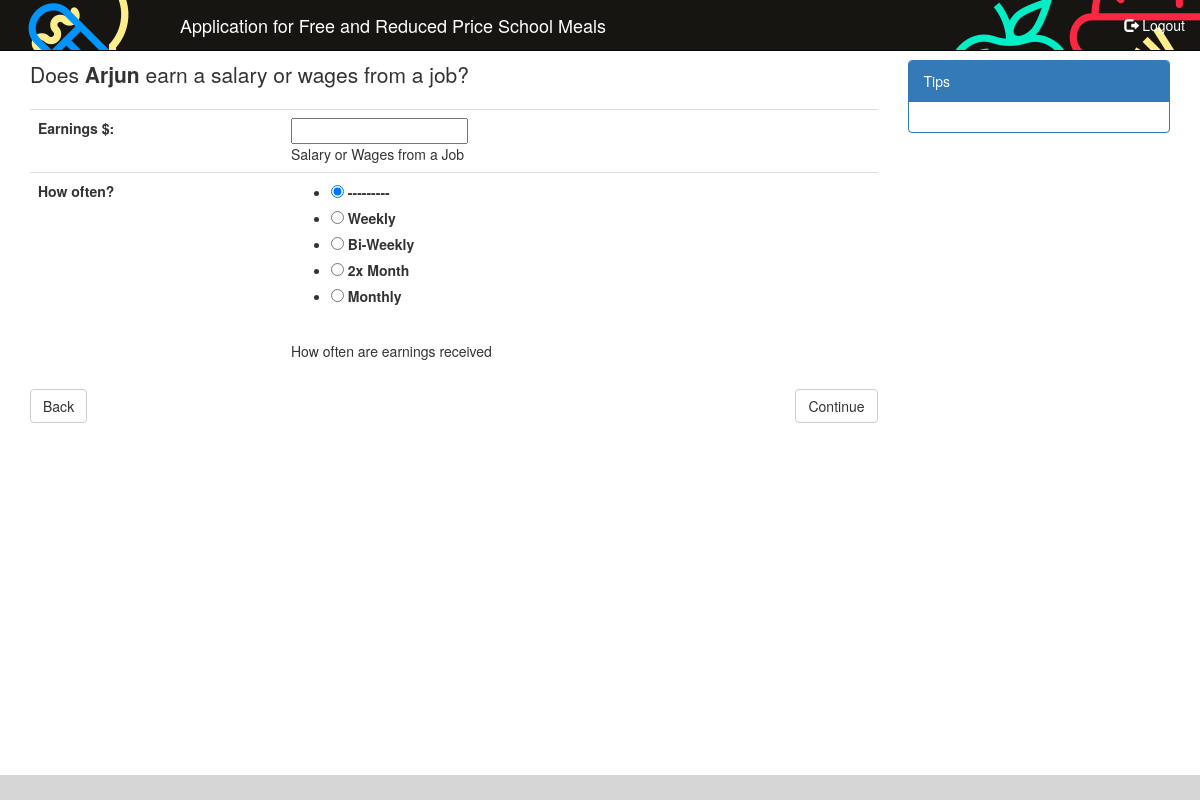
Page /eat/app/children/1/salary (signed in) on the earlier database version.
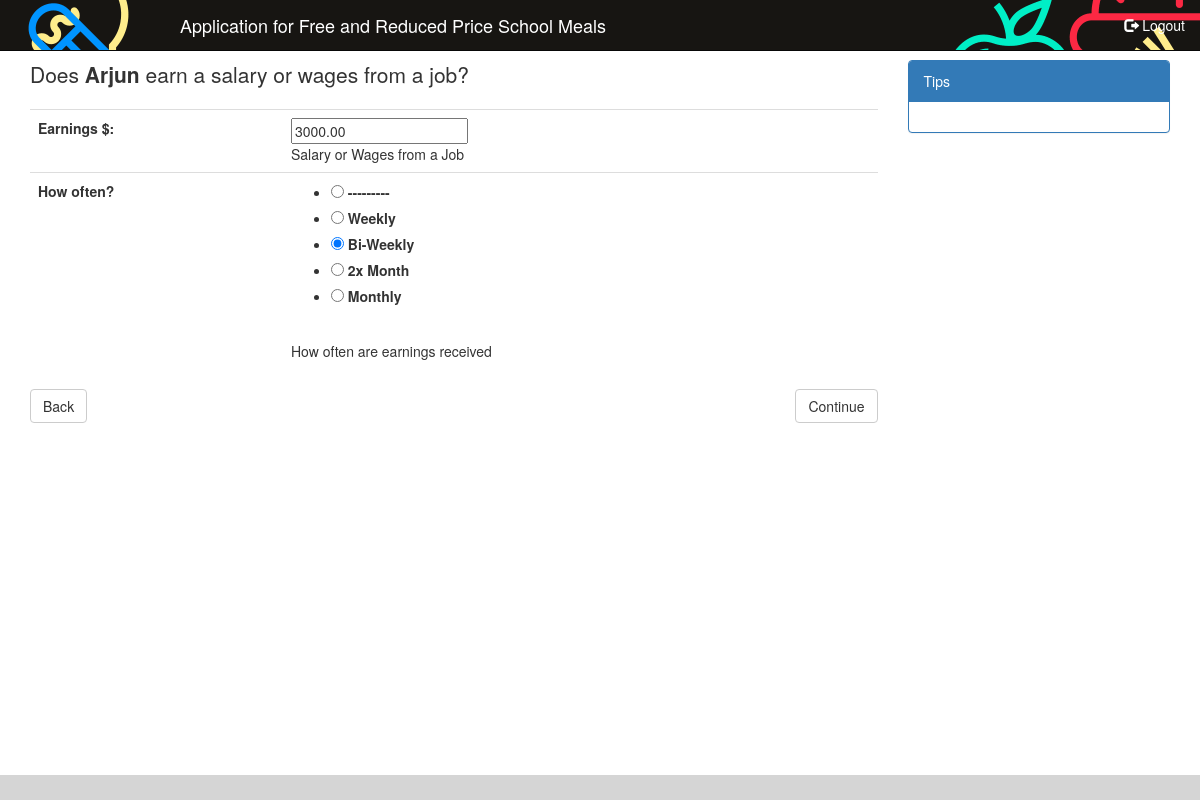
Same page on the later database version.
### eat/models.py (models this page shows)
class Child(models.Model):
    children = models.Manager()
    application = models.ForeignKey(Application, on_delete=models.CASCADE)
    first_name = models.CharField(max_length=25,
                                  verbose_name='First Name')
    last_name = models.CharField(max_length=25,
                                 verbose_name='Last Name')
    middle_name = models.CharField(max_length=25,
                                   verbose_name='Middle Name',
                                   blank=True,
                                   null=True)
    is_student = models.BooleanField(verbose_name='Is Student')
    foster_child = models.BooleanField(verbose_name='Is Foster Child')
    hmr = models.BooleanField(verbose_name='Homeless, Migrant, Runaway')
    salary = models.DecimalField(verbose_name='Salary',
                                 decimal_places=2,
                                 max_digits=8,
                                 help_text='Salary or Wages from a Job',
                                 blank=True,
                                 null=True)
    salary_frequency = models.IntegerField(choices=PAY_FREQUENCIES,
                                           verbose_name='Frequency Of Salary',
                                           help_text='How often are earnings received',
                                           blank=True,
                                           null=True)
    ssi_disability = models.DecimalField(verbose_name='Social Security Income for Disability',
                                         decimal_places=2,
                                         max_digits=8,
                                         help_text='Social security income for childs blindness or disability',
                                         blank=True,
                                         null=True)
    ssi_disability_frequency = models.IntegerField(choices=PAY_FREQUENCIES,
                                                   verbose_name='Frequency Of Social Security Income for Disability',
                                                   help_text='How often are earnings received',
                                                   blank=True,
                                                   null=True)
    ssi_parent_disability = models.DecimalField(verbose_name='Social Security Income for Parents Disability',
                                                decimal_places=2,
                                                max_digits=8,
                                                help_text='Social security income received if parent is disabled/retired/deceased',
                                                blank=True,
                                                null=True)
    ssi_parent_disability_frequency = models.IntegerField(choices=PAY_FREQUENCIES,
                                                          verbose_name='Frequency Of Social Security Income for Parent Disabilty',
                                                          help_text='How often are earnings received',
                                                          blank=True,
                                                          null=True)
    spending_money_income = models.DecimalField(verbose_name='Spending Money Income',
                                                decimal_places=2,
                                                max_digits=8,
                                                help_text='Spending money received from a person outside the household',
                                                blank=True,
                                                null=True)
    spending_money_income_frequency = models.IntegerField(choices=PAY_FREQUENCIES,
                                                          verbose_name='Frequency Of Spending Money Income',
                                                          help_text='How often are earnings received',
                                                          blank=True,
                                                          null=True)
    other_friend_income = models.DecimalField(verbose_name='Other Regular Income From Friends',
                                              decimal_places=2,
                                              max_digits=8,
                                              blank=True,
                                              null=True)
    other_friend_income_frequency = models.IntegerField(choices=PAY_FREQUENCIES,
                                                        verbose_name='Frequency Of Other Regular Income From Friends',
                                                        help_text='How often are earnings received',
                                                        blank=True,
                                                        null=True)
    pension_income = models.DecimalField(verbose_name='Pension Income',
                                         decimal_places=2,
                                         max_digits=8,
                                         blank=True,
                                         null=True)
    pension_income_frequency = models.IntegerField(choices=PAY_FREQUENCIES,
                                                   verbose_name='Pension Income Frequency',
                                                   help_text='How often are earnings received',
                                                   blank=True,
                                                   null=True)
    annuity_income = models.DecimalField(verbose_name='Annuity Income',
                                         decimal_places=2,
                                         max_digits=8,
                                         blank=True,
                                         null=True)
    annuity_income_frequency = models.IntegerField(choices=PAY_FREQUENCIES,
                                                   verbose_name='Annuity Income Frequency',
                                                   help_text='How often are earnings received',
                                                   blank=True,
                                                   null=True)
    trust_income = models.DecimalField(verbose_name='Trust Income',
                                       decimal_places=2,
                                       max_digits=8,
                                       blank=True,
                                       null=True)
    trust_income_frequency = models.IntegerField(choices=PAY_FREQUENCIES,
                                                 verbose_name='Trust Income Frequency',
                                                 help_text='How often are earnings received',
                                                 blank=True,
                                                 null=True)
    other_income = models.DecimalField(verbose_name='Other Income',
                                       decimal_places=2,
                                       max_digits=8,
                                       help_text='Any other income',
                                       blank=True,
                                       null=True)
    other_income_frequency = models.IntegerField(choices=PAY_FREQUENCIES,
                                                 verbose_name='Other Income Frequency',
                                                 help_text='How often are earnings received',
                                                 blank=True,
                                                 null=True)

### eat/views.py (the view)
# urls.py: url(r'^app/children/(?P<child_id>[0-9]+)/salary', views.child_salary, name='child_salary'),
@login_required
def child_salary(request, child_id):
    args = dict()
    child = Child.children.get(pk=child_id)
    if request.method == 'POST':
        form = ChildSalaryForm(request.POST, instance=child)
        if form.is_valid():
            form.save()
            return redirect('child_social_security_income', child_id=child.id)
    else:
        form = ChildSalaryForm(instance=child)
    args['form'] = form
    args['child'] = child
    return render(request, "eat/application/child/salary.html", args)

### eat/forms.py
class ChildSalaryForm(ModelForm):
    class Meta:
        model = Child
        fields = ['salary', 'salary_frequency']
        widgets = {
            'salary_frequency': forms.RadioSelect
        }
        labels = {
            'salary': "Earnings $",
            'salary_frequency': "How often?"
        }

### eat/templates/eat/application/child/salary.html (shortened to what this page needs)
{% extends "eat/application/base.html" %}
{% load staticfiles %}
{% block application_content_main %}
    <p class="lead">
        Does <strong>{{ child.first_name }}</strong> earn a salary or wages from a job?
        <form class="form-horizontal" method="post">
            <table class="table">
            {{ form }}
            </table>
            <div>
                <a class="btn btn-default" role="button" href="{% url 'eat.views.children' %}">Back</a>
                <button type="submit" class="btn btn-default pull-right">Continue</button>
            </div>
        </form>
    </p>
{% endblock %}
{% block application_content_right %}
    <div class="panel panel-primary">
        <div class="panel-heading">
            Tips
        </div>
        <div class="panel-body">
        </div>
    </div>
{% endblock %}

Differences in the rows shown:
changed Child "Arjun": salary (not shown) → "3000.00"; salary_frequency "☑ How often? ☐ Weekly ☐ Bi-Weekly ☐ 2x Month ☐ Monthly" → "☐ How often? ☐ Weekly ☑ Bi-Weekly ☐ 2x Month ☐ Monthly"
